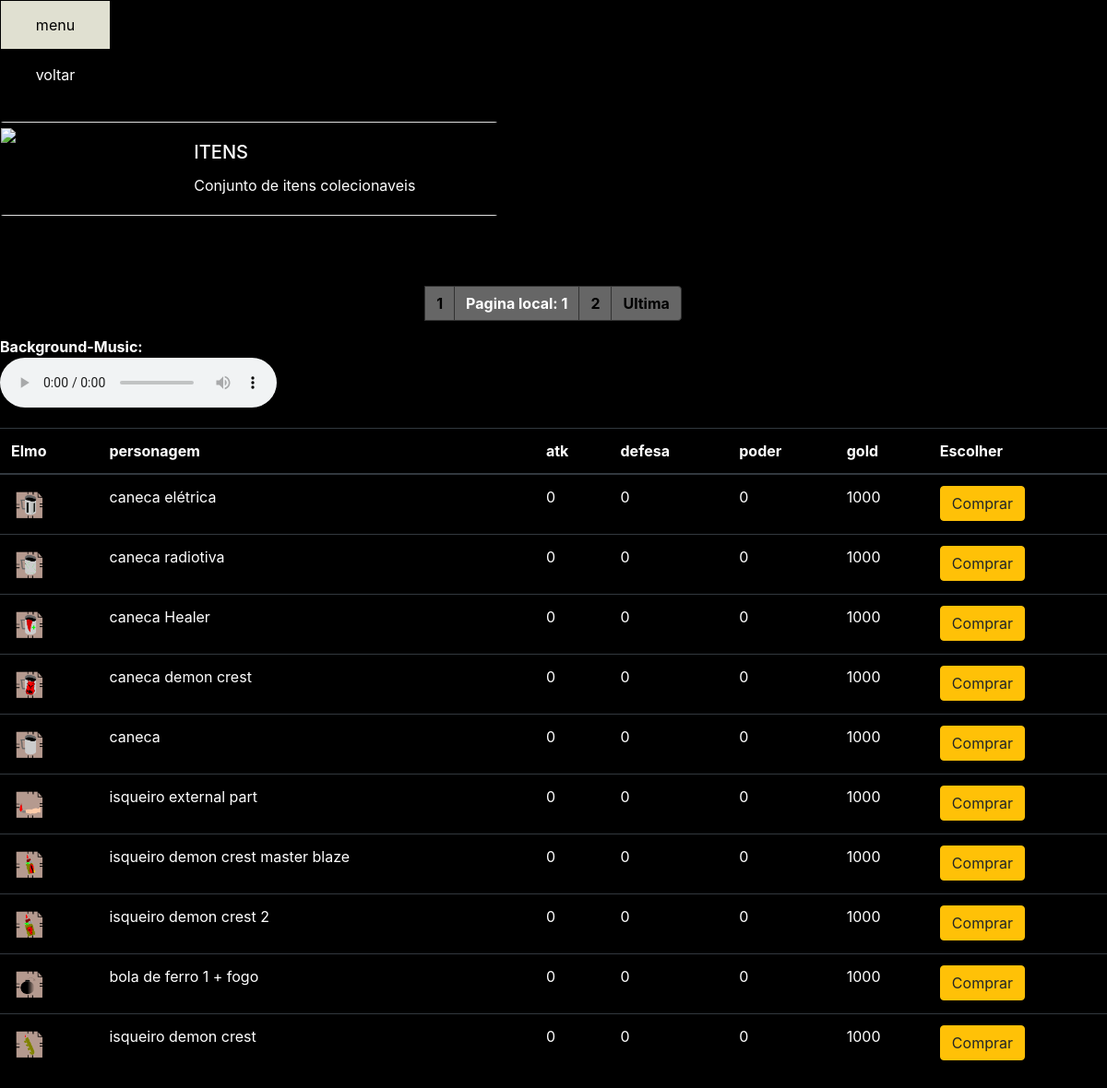
The page /menus/static/key_12itemhunter.php on the database its author committed.
### tables this page shows
CREATE TABLE IF NOT EXISTS `shops` (
  `inv_id` int(6) NOT NULL AUTO_INCREMENT,
  `inv_dono` varchar(250) DEFAULT NULL,
  `inv_nome` varchar(250) DEFAULT NULL,
  `inv_nome_item` varchar(250) DEFAULT NULL,
  `inv_mod` varchar(5000) DEFAULT NULL,
  `inv_slots` int(9) DEFAULT NULL,
  `inv_gold` int(8) DEFAULT NULL,
  `nome_da` varchar(250) DEFAULT NULL,
  `inv_type` varchar(250) DEFAULT NULL,
  `inv_loot` int(8) DEFAULT NULL,
  `inv_capacidade` int(14) DEFAULT NULL,
  `inv_atk` int(7) DEFAULT NULL,
  `inv_def` int(7) DEFAULT NULL,
  `inv_pw` int(7) DEFAULT NULL,
  `inv_hp_min` int(10) DEFAULT NULL,
  `inv_hp_max` int(10) DEFAULT NULL,
  `inv_mp_min` int(10) DEFAULT NULL,
  `inv_mp_max` int(10) DEFAULT NULL,
  `inv_tipo` varchar(250) DEFAULT NULL,
  `inv_kit` varchar(250) DEFAULT NULL,
  `inv_shop` varchar(250) DEFAULT NULL,
  `inv_cod_1` varchar(250) DEFAULT NULL,
  `inv_cod_2` varchar(250) DEFAULT NULL,
  `inv_cod_3` varchar(250) DEFAULT NULL,
  `inv_cod_final` varchar(250) DEFAULT NULL,
  PRIMARY KEY (`inv_id`)
);

### menus/static/key_12itemhunter.php (the view, shortened to what this page needs)
<?php
include('../../login-cadastro/db/conexao.php');
?>
<!DOCTYPE html>
<html lang="pt-br">
  <head>
           <link rel="stylesheet" href="../../home/View/css/key_23.css">
           <link rel="stylesheet" href="https://maxcdn.bootstrapcdn.com/bootstrap/4.0.0/css/bootstrap.min.css">
  <link rel="stylesheet" href="css/styles.css?v=1.0">
  </head>
  <body>
  <div class="links">
  <a class= "menu" href="key_24.php">menu</a>
<br>
  <a class= "voltar" href="key_473.php">voltar</a>
<br>
</div>
    </a><br>
   <div class="card mb-3" style="max-width: 540px;">
  <div class="row g-0">
    <div class="col-md-4">
      <img src="../../static/npcs2/zaia16.png" >
    </div>
    <div class="col-md-8">
      <div class="card-body">
        <h5 class="card-title"> ITENS </h5>
        <p class="card-text"> Conjunto de itens colecionaveis</p>
      </div>
    </div>
  </div>
</div>
<table class="table table-dark">
  <thead>
    <tr>
      <th scope="col">Elmo</th>
      <th scope="col">personagem</th>
      <th scope="col">atk</th>
      <th scope="col">defesa</th>
       <th scope="col">poder</th>
       <th scope="col">gold</th>
      <th scope="col">Escolher</th>
    </tr>
  </thead>
  <tbody>
    <?php
    $pagina_atual = filter_input(INPUT_GET,'pagina', FILTER_SANITIZE_NUMBER_INT);
    $pagina = (!empty($pagina_atual)) ? $pagina_atual : 1;
    $qnt_result_pg = 10;
    $inicio = ($qnt_result_pg * $pagina) - $qnt_result_pg;
$stmt6= $pdo-> prepare( "SELECT * FROM shops  WHERE nome_da = 'Item_hunter' ORDER BY  shops . inv_id  desc LIMIT $qnt_result_pg OFFSET $inicio");
$stmt6-> execute();
$result6 = $stmt6-> fetchAll( PDO::FETCH_ASSOC );
foreach($result6 as  $value6) {
echo "<form action='key_12enemy1_bck.php' method='POST'>";
      echo "<div class='buttoin'>";
            echo "<div class='card-content'>";
            echo "<div class='content'>";
          echo "<tr>";
          echo "<td><img style='width:40px;height:40px' src=".$value6['inv_nome']."></td>";
          echo "<td>" .$value6["inv_nome_item"]. "</td>";
          echo "<td>" . $value6['inv_atk'] . "</td>";
          echo "<td>" . $value6['inv_def'] . "</td>";
          echo "<td>" . $value6['inv_pw'] . "</td>";
         echo "<td>" . $value6['inv_gold'] . "</td>";
 echo "<td><button type='submit' class='btn btn-warning'>Comprar</button></td>";
 echo "</div>";
            echo "</div>";
            echo "</div>";
      echo "</form>";
 }
     $result_pg= $pdo-> prepare( "SELECT COUNT(inv_id) AS num_result FROM shops WHERE nome_da = 'Radiant_Star'  ");
$result_pg-> execute();
$resultado_pg = $result_pg-> fetchAll( PDO::FETCH_ASSOC );
foreach($resultado_pg as   $row_pg ) {
    $quantidade_pg = ceil($row_pg['num_result'] / $qnt_result_pg);
    $max_links = 2;
       echo "<nav aria-label='Page navigation example'>";
        echo "<ul class='pagination justify-content-center'>";
     echo " <a href='key_12itemhunter.php?pagina=1'class='page-link' aria-label='Goto page 1'>1</a>";
    echo "<li class='page-item'><a class='page-link' aria-current='page'>Pagina local: ".$pagina." </a></li> ";
    for($pag_dep = $pagina + 1; $pag_dep <= $pagina + $max_links; $pag_dep++){
      if($pag_dep <= $quantidade_pg){
        echo "<li class='page-item'><a class='page-link' href='key_12itemhunter.php?pagina=$pag_dep'>$pag_dep</a> ";
      }
    }
    echo "<li class='page-item'><a class='page-link' href='key_12itemhunter.php?pagina=$quantidade_pg' class='page-link' aria-label='Goto page 86'>Ultima</a></li>";
      echo "</ul>";
        echo "</nav>";
}
 ?>
     <figure>
    <figcaption style="color:white; font-weight: bold ">Background-Music:</figcaption>
    <audio
        controls
        loop
        play
        src="../ost/theme.mp3">
    </audio>
    <br/>
</figure>
     </body>
</html>

### home/View/css/key_23.css (style rules this page uses)
* { margin: 0; padding: 0; background-color:black ; }
img { width:40px; height:40px; }
a.page-link { background-color:#666666; color:black ; font-weight: bold; border:1px solid rgb(50,50,50); }
.btn { background-color:black; color:white; border: 2px solid #666666; }
a.menu:link, a.menu:visited, a.voltar:link, a.voltar:visited { background-color: #000; border: 1px solid #000; color: white; display: inline-block; padding: 14px 25px; text-align: center; text-decoration: none; width:100%; }
.links { width:120px; }

### menus/static/styles.css (style rules this page uses)
.buttoin { border: 3px solid black ; }
body { position:relative; background-color:black; color:white; }
a.menu:link, a.menu:visited, a.voltar:link, a.voltar:visited { background-color: #000; border: 1px solid #000; color: white; display: inline-block; padding: 14px 25px; text-align: center; text-decoration: none; width:100%; }
.links { width:120px; }
img { width:200px; height:auto ; }

### menus/static/key_12itemhunter.php (style rules this page uses)
.buttoin { border: 3px solid black ; }
body { position:relative; background-color:black; color:white; }
a.menu:link, a.menu:visited, a.voltar:link, a.voltar:visited { background-color: #000; border: 1px solid #000; color: white; display: inline-block; padding: 14px 25px; text-align: center; text-decoration: none; width:100%; }
.links { width:120px; }
img { width:200px; height:auto ; }

### rows shown on the page
shops: inv_nome (picture), inv_nome_item "caneca elétrica", inv_atk "0", inv_def "0", inv_pw "0", inv_gold "1000"
shops: inv_nome (picture), inv_nome_item "caneca radiotiva", inv_atk "0", inv_def "0", inv_pw "0", inv_gold "1000"
shops: inv_nome (picture), inv_nome_item "caneca Healer", inv_atk "0", inv_def "0", inv_pw "0", inv_gold "1000"
shops: inv_nome (picture), inv_nome_item "caneca demon crest", inv_atk "0", inv_def "0", inv_pw "0", inv_gold "1000"
shops: inv_nome (picture), inv_nome_item "caneca", inv_atk "0", inv_def "0", inv_pw "0", inv_gold "1000"
shops: inv_nome (picture), inv_nome_item "isqueiro external part", inv_atk "0", inv_def "0", inv_pw "0", inv_gold "1000"
shops: inv_nome (picture), inv_nome_item "isqueiro demon crest master blaze", inv_atk "0", inv_def "0", inv_pw "0", inv_gold "1000"
shops: inv_nome (picture), inv_nome_item "isqueiro demon crest 2", inv_atk "0", inv_def "0", inv_pw "0", inv_gold "1000"
shops: inv_nome (picture), inv_nome_item "bola de ferro 1 + fogo", inv_atk "0", inv_def "0", inv_pw "0", inv_gold "1000"
shops: inv_nome (picture), inv_nome_item "isqueiro demon crest", inv_atk "0", inv_def "0", inv_pw "0", inv_gold "1000"
